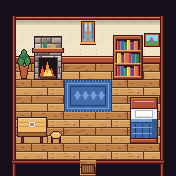

The image is a tile-based game level rendered from a .tmx file. Its description and complete source (layers, tilesets, objects, tile grids) follow:
An orthogonal 11x11 tile map with 16x16 px tiles, 3 tile layers (Back, Buildings, Front).

<map version="1.4" tiledversion="1.4.2" orientation="orthogonal" renderorder="right-down" width="11" height="11" tilewidth="16" tileheight="16" infinite="0" nextlayerid="4" nextobjectid="1">
 <properties>
  <property name="Warp" type="string" value="5 11 TahaAkhan.Cinarkoy_Koy 10 38" />
 </properties>
 <tileset firstgid="1" name="cinarkoy_ic" tilewidth="16" tileheight="16" tilecount="256" columns="16">
  <image source="cinarkoy_ic.png" width="256" height="256" />
 </tileset>
 <layer id="1" name="Back" width="11" height="11">
  <data encoding="csv">
51,51,51,51,51,51,51,51,51,51,51,
51,51,51,51,51,51,51,51,51,51,51,
51,51,51,51,51,51,51,51,51,51,51,
51,51,51,51,51,51,51,51,51,51,51,
51,2,3,4,1,2,3,4,1,2,51,
51,18,19,20,152,153,154,20,17,18,51,
51,2,3,4,168,169,170,4,1,2,51,
51,18,19,20,17,18,19,20,17,18,51,
51,2,3,4,1,2,3,4,1,2,51,
51,18,19,20,17,18,19,20,17,18,51,
51,51,51,51,51,177,51,51,51,51,51
</data>
 </layer>
 <layer id="2" name="Buildings" width="11" height="11">
  <data encoding="csv">
51,51,51,51,51,51,51,51,51,51,51,
52,13,13,13,13,13,13,13,13,13,53,
52,29,29,29,29,29,29,29,29,29,53,
52,45,45,45,45,45,45,45,45,45,53,
52,164,136,137,0,0,0,140,141,0,53,
52,0,0,0,0,0,0,0,0,0,53,
52,0,0,0,0,0,0,0,57,58,53,
52,101,102,0,0,0,0,0,73,74,53,
52,117,118,103,0,0,0,0,89,90,53,
52,0,0,0,0,0,0,0,0,0,53,
55,54,54,54,54,0,54,54,54,54,56
</data>
 </layer>
 <layer id="3" name="Front" width="11" height="11">
  <data encoding="csv">
0,0,0,0,0,0,0,0,0,0,0,
0,0,0,0,0,112,0,0,0,0,0,
0,0,104,105,0,128,0,108,109,147,0,
0,148,120,121,0,0,0,124,125,0,0,
0,0,0,0,0,0,0,0,0,0,0,
0,0,0,0,0,0,0,0,0,0,0,
0,0,0,0,0,0,0,0,0,0,0,
0,0,0,0,0,0,0,0,0,0,0,
0,0,0,0,0,0,0,0,0,0,0,
0,0,0,0,0,0,0,0,0,0,0,
0,0,0,0,0,0,0,0,0,0,0
</data>
 </layer>
</map>
